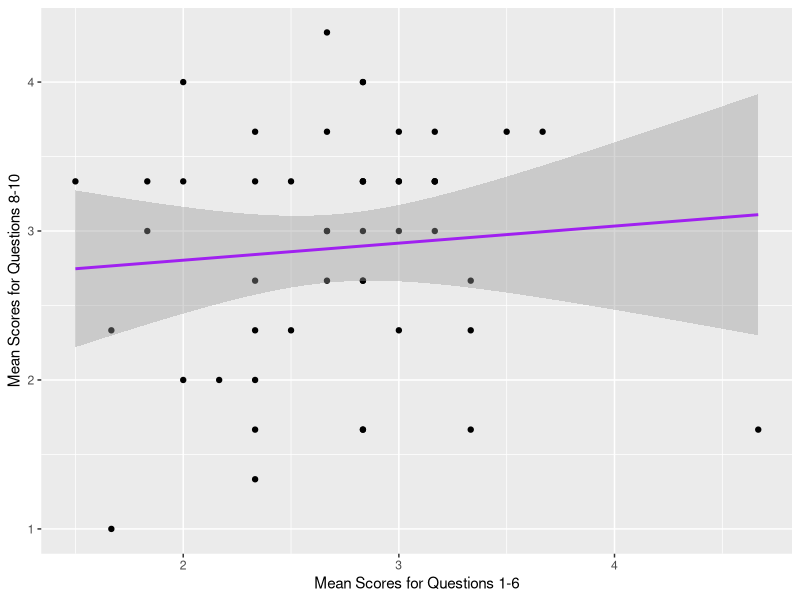

Reproduce this figure in R.
## ---- chunk 1
#setwd(dirname(rstudioapi::getActiveDocumentContext()$path))
library(tidyverse)
## ---- chunk 2
week8_tbl <- read_csv ("../data/week3.csv") %>%
  mutate(timeStart = ymd_hms (timeStart)) %>%
  mutate(condition = factor(condition, 
                            levels = c("A", "B", "C"), 
                            labels = c("Block A", "Block B", "Control"))) %>%
  mutate(gender = factor(gender, 
                         levels = c("M", "F"), 
                         labels = c("Male", "Female"))) %>%
  mutate(q5 = 6 - q5)
## ---- chunk 3

#table showing q1-16
week8_tbl[, c(paste0("q", 1:6))]

#scatterplot
week8_tbl %>%
  ggplot(aes(x = rowMeans(select(., q1:q6)), y = rowMeans(select(., q8:q10)))) +
  geom_point() +
  geom_smooth(method = "lm", color = "purple") +
  xlab("Mean Scores for Questions 1-6") +
  ylab("Mean Scores for Questions 8-10")
## ---- chunk 4
correlation <- cor.test(rowMeans(week8_tbl[, c(paste0("q", 1:6))]),
                        rowMeans(week8_tbl[, c(paste0("q", 8:10))]))

correlation
## ---- chunk 5
week8_tbl %>%
  write_csv("week8_tbl_simple.csv") # I am not sure what the simplified/skinny version means. I have a vague memory of you saying it once but I cannot find it in my notes anywhere.
